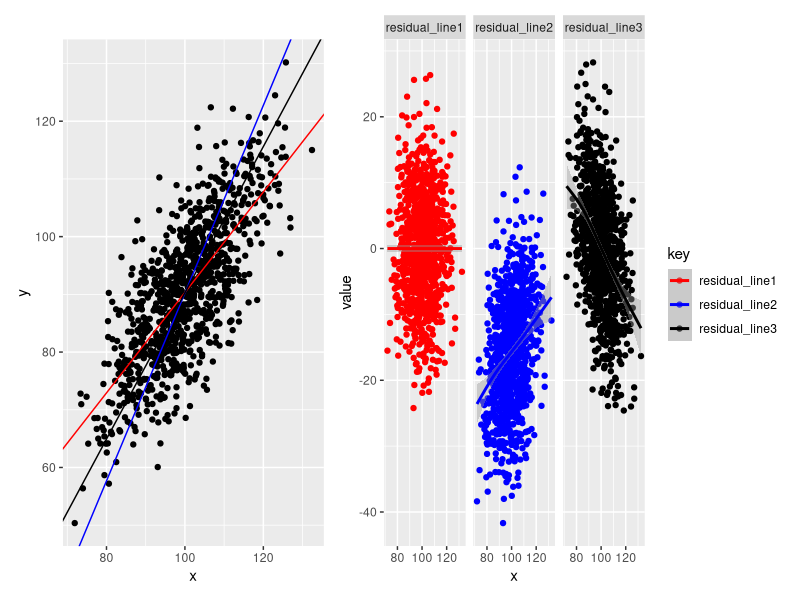
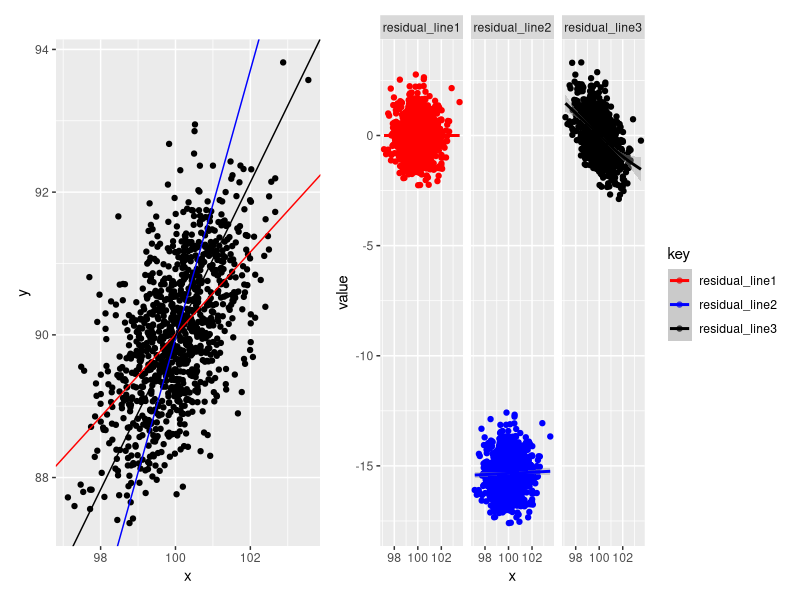
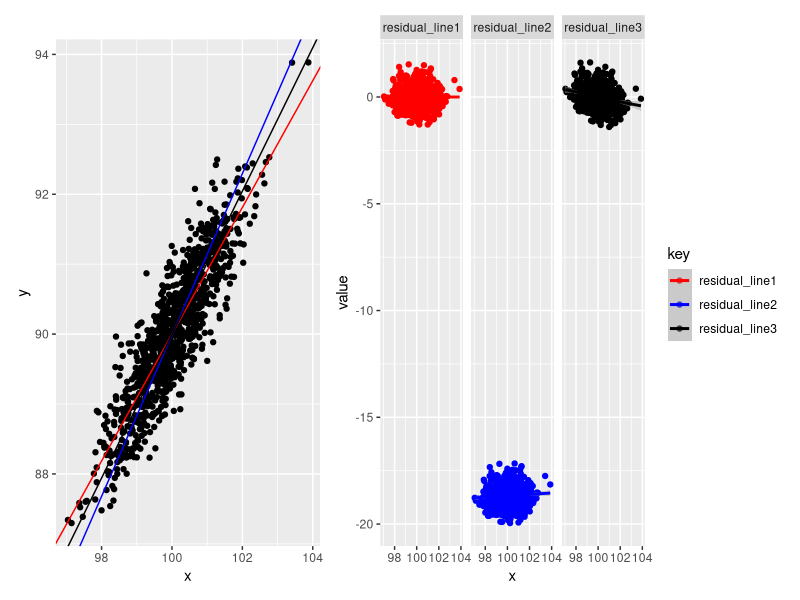
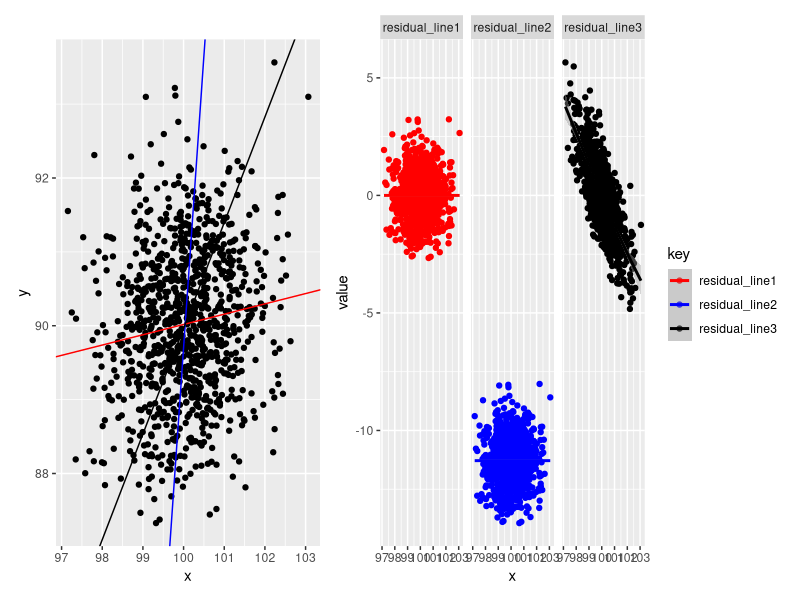
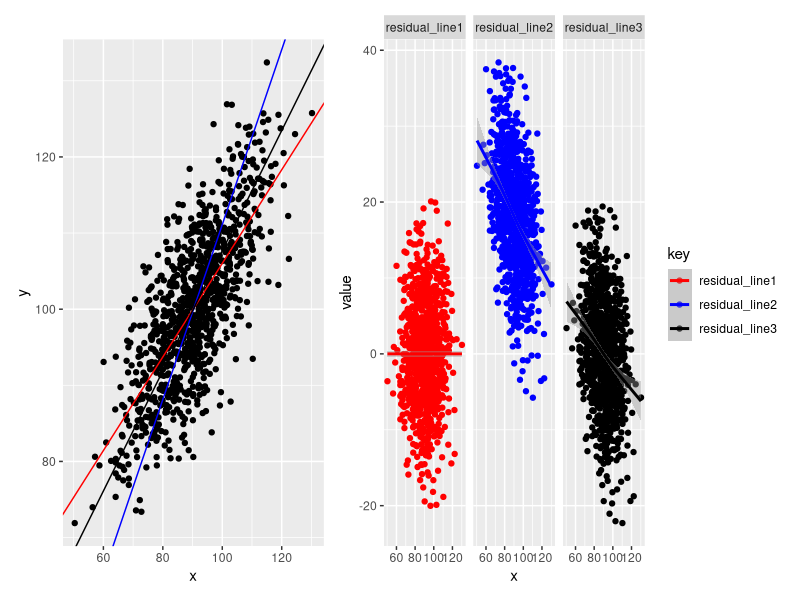
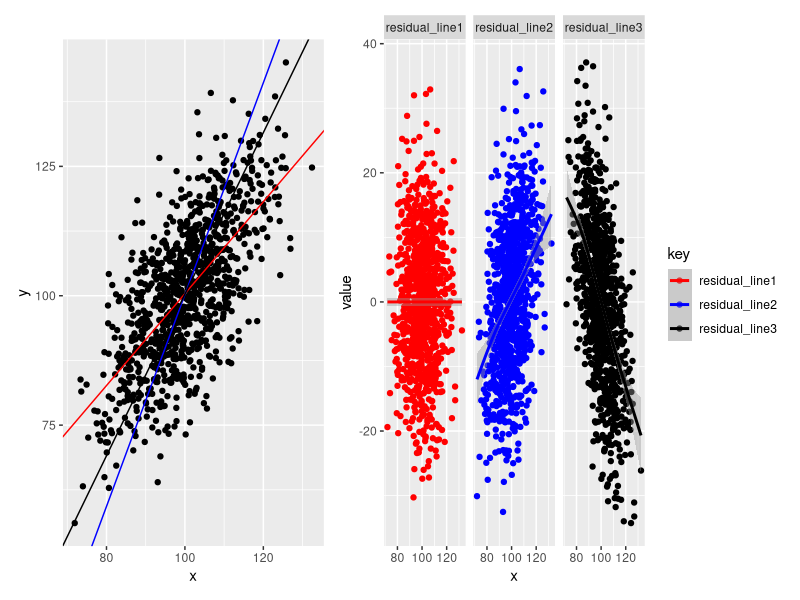
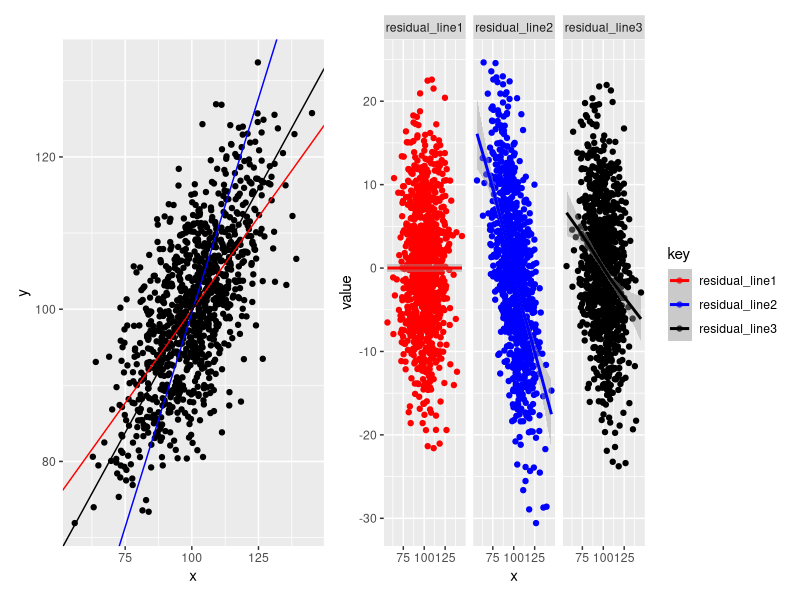
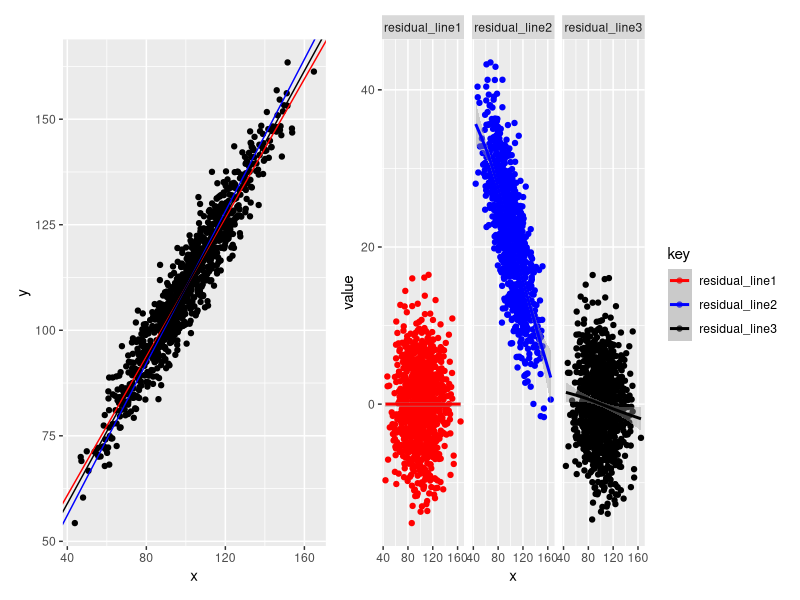

These charts were generated, in order, by the following R code:
#exploring different ways of drawing lines of best fit on scatter plots
library(tidyverse)
library(mvtnorm)
library(patchwork)

#to do:
#update labels to use the correct names
#potential have 3 or 4 different types of data, and a plot for each
#add a references section and write up

make_plots <- function(x,y) {
#model y using x (standard best fit line)
line1 <- lm(y~x)$coef
#model x using y (what if x is actually predicted by y, not true)
line2 <- lm(x~y)$coef
#y = mx + c
#(y-c) = mx
#x = (1/m)y - (c/m)

#calculate the principal components of x/y
pca <- prcomp(cbind(x,y))$rotation
slope.pca <- pca[2,1] / pca[1,1]
intercept.pca <- mean(y) - (slope.pca * mean(x))

ggplot() +
  geom_point(aes(x=x,y=y)) +
  geom_abline(aes(slope=line1[2],intercept=line1[1]),colour="red") +
  geom_abline(aes(slope=(1/line2[2]),intercept=-(line2[1]/line2[2])),colour="blue") +
  geom_abline(aes(slope=slope.pca,intercept=intercept.pca)) -> plot1



#calculate residuals of three lines at each real point x + plot these
data <- data.frame(x,y)
data %>%
  mutate(yhat_line1=(x*line1[2]+line1[1]),
         residual_line1=-(yhat_line1-y),
         yhat_line2=(x*line2[2]+line2[1]),
         residual_line2=-(yhat_line2-y),
         yhat_line3=(x*slope.pca+intercept.pca),
         residual_line3=-(yhat_line3-y)) %>%
  select(x,starts_with("resid")) %>% 
  gather(key="key",value="value",-x) %>%
  ggplot(aes(x=x,y=value,color=key)) +
  facet_wrap(key ~ .) +
  geom_point() +
  geom_smooth() +
  scale_color_manual(values=c("residual_line1"="red",
                              "residual_line2"="blue",
                              "residual_line3"="black"))-> plot2

  print(plot1 + plot2)
  

}


#simulate x/y using simple sets of distributions
set.seed(123)
x <- rnorm(1000,mean=100,sd=10)
# y = 0.8 * x + noise
y <- 0.8 * x + rnorm(1000,mean=10,sd=8)
make_plots(x,y)

#actual multivariate normal case:
mean <- c(100,90)
sigma <- as.matrix(rbind(c(1,0.6),c(0.6,1)))
set.seed(123)
data.matrix <- rmvnorm(1000,mean,sigma)
x <- data.matrix[,1]
y <- data.matrix[,2]

make_plots(x,y)


#highly correlated rvnorm
mean <- c(100,90)
sigma <- as.matrix(rbind(c(1,0.9),c(0.9,1)))
set.seed(123)
data.matrix <- rmvnorm(1000,mean,sigma)
x <- data.matrix[,1]
y <- data.matrix[,2]

make_plots(x,y)



#lowly correlated rvnorm
mean <- c(100,90)
sigma <- as.matrix(rbind(c(1,0.2),c(0.2,1)))
set.seed(123)
data.matrix <- rmvnorm(1000,mean,sigma)
x <- data.matrix[,1]
y <- data.matrix[,2]

make_plots(x,y)


#look at what if we are measuring the wrong way round
set.seed(123)
y <- rnorm(1000,mean=100,sd=10)
# y = 0.8 * x + noise
x <- 0.8 * y + rnorm(1000,mean=10,sd=8)
make_plots(x,y)

#look at first approach with higher noise...

set.seed(123)
x <- rnorm(1000,mean=100,sd=10)
# y = 0.8 * x + noise
y <- 0.8 * x + rnorm(1000,mean=20,sd=10)
make_plots(x,y)


#look at what if we are measuring the wrong way round + high noise
set.seed(123)
y <- rnorm(1000,mean=100,sd=10)
# y = 0.8 * x + noise
x <- 0.8 * y + rnorm(1000,mean=20,sd=10)
make_plots(x,y)



#make more stretched out
set.seed(123)
x <- rnorm(1000,mean=100,sd=20)
# y = 0.8 * x + noise
y <- 0.8 * x + rnorm(1000,mean=30,sd=5)
make_plots(x,y)



#geometrically can think of levers
#if you draw a triangle, the hypotenuse is the middle PCA which balances both residuals
#the standard linear regression line only cares about vertical residuals, so is pulls the line flatter
#the reverses regression line only cares about horizontal, so pulls the line steaper
#draw the triangle + show movements.

#so if you think the true relationship is the standard regression,
#then by eye you will naturally overstate the relationship


#add an extra set of plots, show/calculate all three types of residual for the 3 different colours + facet...
#this will show what each technique is minimising.
